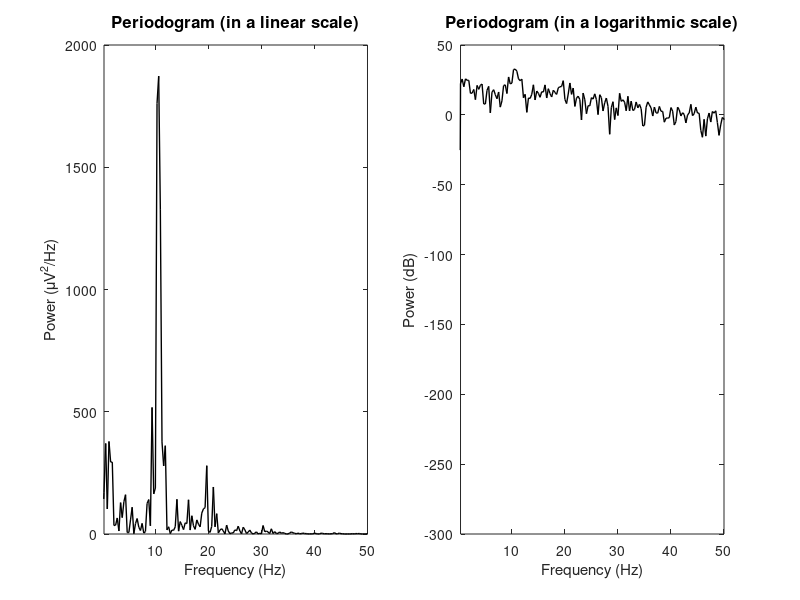

Write the MATLAB code that produced this figure.
%%%%%%%%%%%%%%%%%%%%%%%%%%%%%%%%%%%%%%%%%%%%%%%%%%%%%%%%%%%%%%%%%%%%%%%%%%%
% Description:  This is the demo script to estimate the spectrum of an
%               EEG signal using the periodogram.
%
% Note:         This script is a supplementary file of Chapter6 in the book 
%               "EEG Signal Processing and Feature Extraction" (Springer)
%                                          
% Author:       ZHANG Zhiguo, zgzhang@szu.edu.cn
%               School of Biomedical Engineering, Shenzhen University, 
%               Shenzhen, China
%               Jan 2019 
%%%%%%%%%%%%%%%%%%%%%%%%%%%%%%%%%%%%%%%%%%%%%%%%%%%%%%%%%%%%%%%%%%%%%%%%%%%

%% load data and define parameters
clear all; clc;

load data_eeg.mat
% data_eeg.mat contains 2 variables
%   - x: the EEG signal (with eyes-closed)
%   - Fs: the sampling rate (Fs = 160Hz)

N = length(x); % the number of samples (N=480)
x = detrend(x); % remove the low-frequency trend from EEG

%% spectral estimation (periodogram)
nfft = 2^nextpow2(N); % the number of FFT points
% check the help file to learn how to specify parameters in "peridogram.m"
[P_per, f] = periodogram(x,[],nfft,Fs); 

%% display spectral estimates
f_lim = f((f>0)&(f<=50)); % specify the frequency range to be shown

figure('units','normalized','position',[0.1    0.3    0.8    0.5])
subplot(1,2,1) 
hold on; box on;
plot(f,P_per,'k','linewidth',1) % show the periodogram in a linear scale
xlabel('Frequency (Hz)'); ylabel('Power (\muV^2/Hz)')
title(['Periodogram (in a linear scale)'],'fontsize',12)
set(gca,'xlim',[min(f_lim),max(f_lim)])

subplot(1,2,2)
hold on; box on; 
plot(f,10*log10(P_per),'k','linewidth',1) % show the periodogram in a log scale
xlabel('Frequency (Hz)'); ylabel('Power (dB)')
title(['Periodogram (in a logarithmic scale)'],'fontsize',12)
set(gca,'xlim',[min(f_lim),max(f_lim)])
